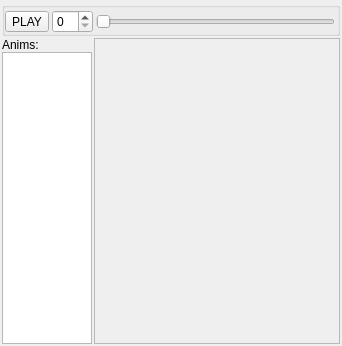
<?xml version="1.0" encoding="UTF-8"?>
<ui version="4.0">
 <class>Form</class>
 <widget class="QWidget" name="Form">
  <property name="geometry">
   <rect>
    <x>0</x>
    <y>0</y>
    <width>342</width>
    <height>346</height>
   </rect>
  </property>
  <property name="windowTitle">
   <string>Form</string>
  </property>
  <layout class="QVBoxLayout" name="verticalLayout_2">
   <property name="spacing">
    <number>2</number>
   </property>
   <property name="margin">
    <number>2</number>
   </property>
   <item>
    <widget class="QGroupBox" name="topToolBar">
     <property name="minimumSize">
      <size>
       <width>0</width>
       <height>20</height>
      </size>
     </property>
     <property name="title">
      <string/>
     </property>
     <layout class="QHBoxLayout" name="horizontalLayout_2">
      <property name="spacing">
       <number>3</number>
      </property>
      <property name="leftMargin">
       <number>0</number>
      </property>
      <property name="topMargin">
       <number>2</number>
      </property>
      <property name="rightMargin">
       <number>2</number>
      </property>
      <property name="bottomMargin">
       <number>0</number>
      </property>
      <item>
       <widget class="QToolButton" name="buttonPlay">
        <property name="text">
         <string>PLAY</string>
        </property>
       </widget>
      </item>
      <item>
       <widget class="QSpinBox" name="spinFrames"/>
      </item>
      <item>
       <widget class="QSlider" name="sliderFrames">
        <property name="orientation">
         <enum>Qt::Horizontal</enum>
        </property>
        <property name="invertedAppearance">
         <bool>false</bool>
        </property>
       </widget>
      </item>
     </layout>
    </widget>
   </item>
   <item>
    <layout class="QHBoxLayout" name="horizontalLayout">
     <property name="spacing">
      <number>2</number>
     </property>
     <item>
      <layout class="QVBoxLayout" name="verticalLayout">
       <property name="spacing">
        <number>0</number>
       </property>
       <item>
        <widget class="QLabel" name="label">
         <property name="sizePolicy">
          <sizepolicy hsizetype="Fixed" vsizetype="Preferred">
           <horstretch>0</horstretch>
           <verstretch>0</verstretch>
          </sizepolicy>
         </property>
         <property name="text">
          <string>Anims:</string>
         </property>
        </widget>
       </item>
       <item>
        <widget class="QListWidget" name="listAnim">
         <property name="sizePolicy">
          <sizepolicy hsizetype="Ignored" vsizetype="Expanding">
           <horstretch>0</horstretch>
           <verstretch>0</verstretch>
          </sizepolicy>
         </property>
         <property name="minimumSize">
          <size>
           <width>90</width>
           <height>0</height>
          </size>
         </property>
        </widget>
       </item>
      </layout>
     </item>
     <item>
      <widget class="QFrame" name="canvasContainer">
       <property name="sizePolicy">
        <sizepolicy hsizetype="Expanding" vsizetype="Expanding">
         <horstretch>0</horstretch>
         <verstretch>0</verstretch>
        </sizepolicy>
       </property>
       <property name="frameShape">
        <enum>QFrame::StyledPanel</enum>
       </property>
       <property name="frameShadow">
        <enum>QFrame::Raised</enum>
       </property>
      </widget>
     </item>
    </layout>
   </item>
  </layout>
 </widget>
 <resources/>
 <connections/>
</ui>
